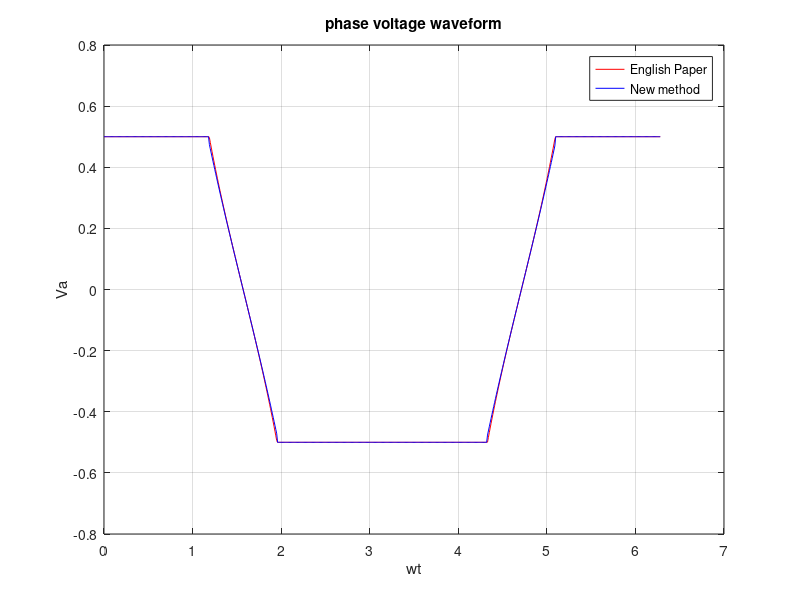

This chart was generated by the following MATLAB code:
clear all

theta=0:0.01:2*pi;
Vs = 1.1;
Vdc = 1;
y = sqrt((3/4)*Vs*Vs-(9/16)) - sqrt(3)/4;
x = 1 + y / sqrt(3);
alpha = atan(y/x);
%constant

temp1 = (1/2)*Vs*Vdc;
temp2 = (1/2)*Vdc;
temp3 = sqrt(3);
temp4 = 1/sqrt(3);
temp5 = pi*2/(pi-alpha*6);

y1 = (temp2).*(theta>=0 & theta<(alpha)) ...%sector 1-1
    +(temp2).*(theta>=(alpha) & theta<(pi/3 - alpha)) ...%sector 1-2
    +(temp2).*(theta>=(pi/3 - alpha) & theta<(pi/3)) ...%sector 1-3
    +(temp2).*(theta>=(pi/3) & theta<(pi/3 + alpha)) ...%sector 2-1
    +((temp2)*((cos((theta-pi/3-alpha)*(pi/6)/(pi/6-alpha)) - temp3*sin((theta-pi/3-alpha)*(pi/6)/(pi/6-alpha)))./(cos((theta-pi/3-alpha)*(pi/6)/(pi/6-alpha)) + temp4*sin((theta-pi/3-alpha)*(pi/6)/(pi/6-alpha))))).*(theta>=(pi/3 + alpha) & theta<(2*pi/3 - alpha)) ...%sector 2-2
    +(-temp2).*(theta>=(2*pi/3 - alpha) & theta<(2*pi/3)) ...%sector 2-3
    +(-temp2).*(theta>=(2*pi/3) & theta<(2*pi/3 + alpha)) ...%sector 3-1
    +(-temp2).*(theta>=(2*pi/3 + alpha) & theta<(pi - alpha)) ...%sector 3-2
    +(-temp2).*(theta>=(pi - alpha) & theta<(pi)) ...%sector 3-3
    +(-temp2).*(theta>=(pi) & theta<(pi + alpha)) ...%sector 4-1
    +(-temp2).*(theta>=(pi + alpha) & theta<(4*pi/3 - alpha)) ...%sector 4-2
    +(-temp2).*(theta>=(4*pi/3 - alpha) & theta<(4*pi/3)) ...%sector 4-3
    +(-temp2).*(theta>=(4*pi/3) & theta<(4*pi/3 + alpha)) ...%sector 5-1
    +((temp2)*((-cos((theta-(pi*4/3)-alpha)*(pi/6)/(pi/6-alpha)) + temp3*sin((theta-(pi*4/3)-alpha)*(pi/6)/(pi/6-alpha)))./(cos((theta-(pi*4/3)-alpha)*(pi/6)/(pi/6-alpha)) + temp4*sin((theta-(pi*4/3)-alpha)*(pi/6)/(pi/6-alpha))))).*(theta>=(4*pi/3 + alpha) & theta<(5*pi/3 - alpha)) ...%sector 5-2
    +(temp2).*(theta>=(5*pi/3 - alpha) & theta<(5*pi/3)) ...%sector 5-3
    +(temp2).*(theta>=5*pi/3 & theta<(5*pi/3 + alpha)) ...%sector 6-1
    +(temp2).*(theta>=(5*pi/3 + alpha) & theta<(2*pi - alpha)) ...%sector 6-2
    +(temp2).*(theta>=(2*pi - alpha) & theta<=(2*pi));%sector 6-3

y2 = (temp2).*(theta>=0 & theta<(alpha)) ...%sector 1-1
    +(temp2).*(theta>=(alpha) & theta<(pi/3 - alpha)) ...%sector 1-2
    +(temp2).*(theta>=(pi/3 - alpha) & theta<(pi/3)) ...%sector 1-3
    +(temp2).*(theta>=(pi/3) & theta<(pi/3 + alpha)) ...%sector 2-1
    +((temp2)*((((cos(theta-pi/3) - temp4*sin(theta-pi/3))./(cos(theta-pi/3) + temp4*sin(theta-pi/3))) - 0.955*alpha).*temp5 - 1)).*(theta>=(pi/3 + alpha) & theta<(2*pi/3 - alpha)) ...%sector 2-2
    +(-temp2).*(theta>=(2*pi/3 - alpha) & theta<(2*pi/3)) ...%sector 2-3
    +(-temp2).*(theta>=(2*pi/3) & theta<(2*pi/3 + alpha)) ...%sector 3-1
    +(-temp2).*(theta>=(2*pi/3 + alpha) & theta<(pi - alpha)) ...%sector 3-2
    +(-temp2).*(theta>=(pi - alpha) & theta<(pi)) ...%sector 3-3
    +(-temp2).*(theta>=(pi) & theta<(pi + alpha)) ...%sector 4-1
    +(-temp2).*(theta>=(pi + alpha) & theta<(4*pi/3 - alpha)) ...%sector 4-2
    +(-temp2).*(theta>=(4*pi/3 - alpha) & theta<(4*pi/3)) ...%sector 4-3
    +(-temp2).*(theta>=(4*pi/3) & theta<(4*pi/3 + alpha)) ...%sector 5-1
    +((temp2)*(1-((((cos(theta-4*pi/3) - temp4*sin(theta-4*pi/3))./(cos(theta-4*pi/3) + temp4*sin(theta-4*pi/3))) - 0.955*alpha).*temp5))).*(theta>=(4*pi/3 + alpha) & theta<(5*pi/3 - alpha)) ...%sector 5-2
    +(temp2).*(theta>=(5*pi/3 - alpha) & theta<(5*pi/3)) ...%sector 5-3
    +(temp2).*(theta>=5*pi/3 & theta<(5*pi/3 + alpha)) ...%sector 6-1
    +(temp2).*(theta>=(5*pi/3 + alpha) & theta<(2*pi - alpha)) ...%sector 6-2
    +(temp2).*(theta>=(2*pi - alpha) & theta<=(2*pi));%sector 6-3

%output waveform
plot(theta,y1,'r',theta,y2,'b')
leg1 = legend('English Paper','New method');
set(leg1,'box','on');
xlabel('wt')  
ylabel('Va')
title('phase voltage waveform')
grid on